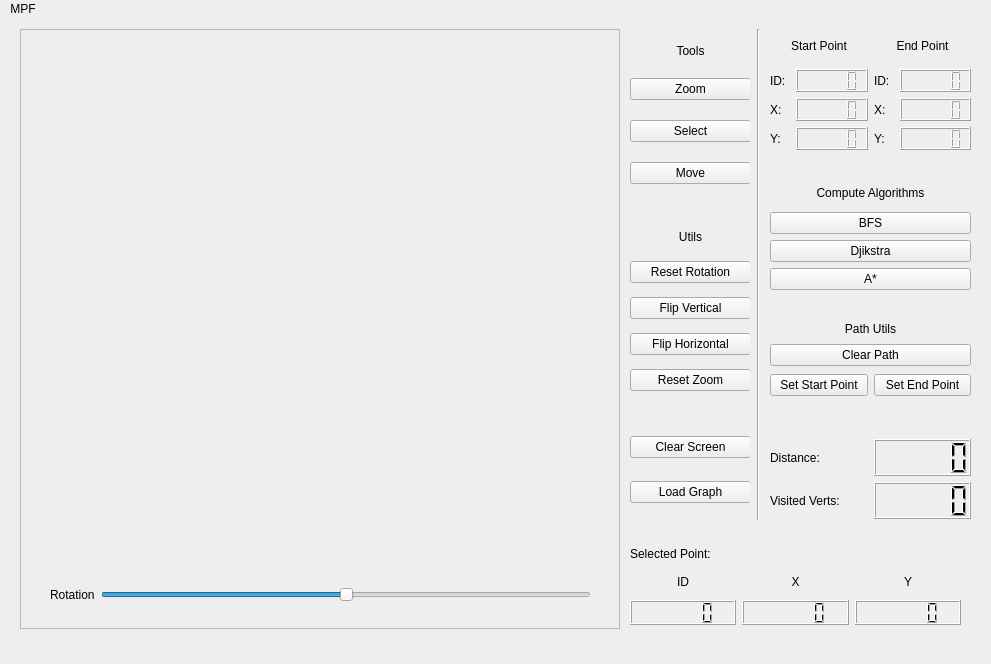
<?xml version="1.0" encoding="UTF-8"?>
<ui version="4.0">
 <class>MainWindow</class>
 <widget class="QMainWindow" name="MainWindow">
  <property name="geometry">
   <rect>
    <x>0</x>
    <y>0</y>
    <width>991</width>
    <height>664</height>
   </rect>
  </property>
  <property name="minimumSize">
   <size>
    <width>991</width>
    <height>664</height>
   </size>
  </property>
  <property name="maximumSize">
   <size>
    <width>991</width>
    <height>664</height>
   </size>
  </property>
  <property name="windowTitle">
   <string>MainWindow</string>
  </property>
  <property name="styleSheet">
   <string notr="true">background-color: rgb(238, 238, 238);
color: rgb(0, 0, 0);</string>
  </property>
  <widget class="QWidget" name="centralwidget">
   <widget class="QGraphicsView" name="graphicsView">
    <property name="geometry">
     <rect>
      <x>20</x>
      <y>10</y>
      <width>600</width>
      <height>600</height>
     </rect>
    </property>
   </widget>
   <widget class="QWidget" name="gridLayoutWidget">
    <property name="geometry">
     <rect>
      <x>630</x>
      <y>400</y>
      <width>121</width>
      <height>103</height>
     </rect>
    </property>
    <layout class="QGridLayout" name="gridLayout">
     <item row="2" column="0">
      <widget class="QPushButton" name="load_graph_button_2">
       <property name="toolTip">
        <string>&lt;html&gt;&lt;head/&gt;&lt;body&gt;&lt;p&gt;Loads all edge data as well&lt;/p&gt;&lt;/body&gt;&lt;/html&gt;</string>
       </property>
       <property name="styleSheet">
        <string notr="true">color: rgb(0, 0, 0);</string>
       </property>
       <property name="text">
        <string>Load Graph</string>
       </property>
      </widget>
     </item>
     <item row="0" column="0">
      <widget class="QPushButton" name="clear_screen_button">
       <property name="styleSheet">
        <string notr="true">color: rgb(0, 0, 0);</string>
       </property>
       <property name="text">
        <string>Clear Screen</string>
       </property>
      </widget>
     </item>
    </layout>
   </widget>
   <widget class="QWidget" name="verticalLayoutWidget_2">
    <property name="geometry">
     <rect>
      <x>630</x>
      <y>200</y>
      <width>121</width>
      <height>181</height>
     </rect>
    </property>
    <layout class="QVBoxLayout" name="verticalLayout_2">
     <item>
      <widget class="QLabel" name="label_3">
       <property name="maximumSize">
        <size>
         <width>16777215</width>
         <height>20</height>
        </size>
       </property>
       <property name="text">
        <string>Utils</string>
       </property>
       <property name="alignment">
        <set>Qt::AlignCenter</set>
       </property>
      </widget>
     </item>
     <item>
      <widget class="QPushButton" name="util_reset_rotation_button">
       <property name="text">
        <string>Reset Rotation</string>
       </property>
      </widget>
     </item>
     <item>
      <widget class="QPushButton" name="util_flip_vertical">
       <property name="text">
        <string>Flip Vertical</string>
       </property>
      </widget>
     </item>
     <item>
      <widget class="QPushButton" name="util_flip_horizontal">
       <property name="text">
        <string>Flip Horizontal</string>
       </property>
      </widget>
     </item>
     <item>
      <widget class="QPushButton" name="util_reset_zoom_button">
       <property name="text">
        <string>Reset Zoom</string>
       </property>
      </widget>
     </item>
    </layout>
   </widget>
   <widget class="QWidget" name="verticalLayoutWidget_3">
    <property name="geometry">
     <rect>
      <x>630</x>
      <y>10</y>
      <width>121</width>
      <height>171</height>
     </rect>
    </property>
    <layout class="QVBoxLayout" name="verticalLayout_3">
     <item>
      <widget class="QLabel" name="label_2">
       <property name="maximumSize">
        <size>
         <width>16777215</width>
         <height>15</height>
        </size>
       </property>
       <property name="styleSheet">
        <string notr="true">color: rgb(0, 0, 0);</string>
       </property>
       <property name="text">
        <string>Tools</string>
       </property>
       <property name="alignment">
        <set>Qt::AlignCenter</set>
       </property>
      </widget>
     </item>
     <item>
      <widget class="QPushButton" name="tool_zoom_button">
       <property name="styleSheet">
        <string notr="true">color: rgb(0, 0, 0);</string>
       </property>
       <property name="text">
        <string>Zoom</string>
       </property>
      </widget>
     </item>
     <item>
      <widget class="QPushButton" name="tool_select_button">
       <property name="styleSheet">
        <string notr="true">color: rgb(0, 0, 0);</string>
       </property>
       <property name="text">
        <string>Select</string>
       </property>
      </widget>
     </item>
     <item>
      <widget class="QPushButton" name="tool_move_button">
       <property name="styleSheet">
        <string notr="true">color: rgb(0, 0, 0);</string>
       </property>
       <property name="text">
        <string>Move</string>
       </property>
      </widget>
     </item>
    </layout>
   </widget>
   <widget class="QWidget" name="verticalLayoutWidget_4">
    <property name="geometry">
     <rect>
      <x>770</x>
      <y>10</y>
      <width>201</width>
      <height>121</height>
     </rect>
    </property>
    <layout class="QVBoxLayout" name="verticalLayout_4">
     <item>
      <layout class="QHBoxLayout" name="horizontalLayout_3">
       <item>
        <widget class="QLabel" name="label_11">
         <property name="text">
          <string>Start Point</string>
         </property>
         <property name="alignment">
          <set>Qt::AlignCenter</set>
         </property>
        </widget>
       </item>
       <item>
        <widget class="QLabel" name="label_10">
         <property name="text">
          <string>End Point</string>
         </property>
         <property name="alignment">
          <set>Qt::AlignCenter</set>
         </property>
        </widget>
       </item>
      </layout>
     </item>
     <item>
      <layout class="QGridLayout" name="gridLayout_2">
       <item row="3" column="1">
        <widget class="QLCDNumber" name="lcd_start_y">
         <property name="styleSheet">
          <string notr="true">background-color: rgb(239, 239, 239);</string>
         </property>
        </widget>
       </item>
       <item row="2" column="1">
        <widget class="QLCDNumber" name="lcd_start_x">
         <property name="styleSheet">
          <string notr="true">background-color: rgb(239, 239, 239);</string>
         </property>
        </widget>
       </item>
       <item row="2" column="0">
        <widget class="QLabel" name="label_5">
         <property name="text">
          <string>X:</string>
         </property>
        </widget>
       </item>
       <item row="2" column="2">
        <widget class="QLabel" name="label_8">
         <property name="text">
          <string>X:</string>
         </property>
        </widget>
       </item>
       <item row="3" column="0">
        <widget class="QLabel" name="label_6">
         <property name="text">
          <string>Y:</string>
         </property>
        </widget>
       </item>
       <item row="0" column="0">
        <widget class="QLabel" name="label_4">
         <property name="maximumSize">
          <size>
           <width>20</width>
           <height>16777215</height>
          </size>
         </property>
         <property name="text">
          <string>ID:</string>
         </property>
        </widget>
       </item>
       <item row="2" column="3">
        <widget class="QLCDNumber" name="lcd_end_x">
         <property name="styleSheet">
          <string notr="true">background-color: rgb(239, 239, 239);</string>
         </property>
        </widget>
       </item>
       <item row="0" column="3">
        <widget class="QLCDNumber" name="lcd_end_id">
         <property name="styleSheet">
          <string notr="true">background-color: rgb(239, 239, 239);</string>
         </property>
        </widget>
       </item>
       <item row="3" column="3">
        <widget class="QLCDNumber" name="lcd_end_y">
         <property name="styleSheet">
          <string notr="true">background-color: rgb(239, 239, 239);</string>
         </property>
        </widget>
       </item>
       <item row="0" column="1">
        <widget class="QLCDNumber" name="lcd_start_id">
         <property name="styleSheet">
          <string notr="true">background-color: rgb(239, 239, 239);</string>
         </property>
         <property name="lineWidth">
          <number>1</number>
         </property>
         <property name="segmentStyle">
          <enum>QLCDNumber::Filled</enum>
         </property>
        </widget>
       </item>
       <item row="3" column="2">
        <widget class="QLabel" name="label_9">
         <property name="text">
          <string>Y:</string>
         </property>
        </widget>
       </item>
       <item row="0" column="2">
        <widget class="QLabel" name="label_7">
         <property name="maximumSize">
          <size>
           <width>20</width>
           <height>16777215</height>
          </size>
         </property>
         <property name="text">
          <string>ID:</string>
         </property>
        </widget>
       </item>
      </layout>
     </item>
    </layout>
   </widget>
   <widget class="QWidget" name="verticalLayoutWidget">
    <property name="geometry">
     <rect>
      <x>770</x>
      <y>160</y>
      <width>201</width>
      <height>111</height>
     </rect>
    </property>
    <layout class="QVBoxLayout" name="verticalLayout">
     <item>
      <widget class="QLabel" name="label">
       <property name="styleSheet">
        <string notr="true">color: rgb(0, 0, 0);</string>
       </property>
       <property name="text">
        <string>Compute Algorithms</string>
       </property>
       <property name="alignment">
        <set>Qt::AlignCenter</set>
       </property>
      </widget>
     </item>
     <item>
      <widget class="QPushButton" name="algo_bfs_button">
       <property name="styleSheet">
        <string notr="true">color: rgb(0, 0, 0);</string>
       </property>
       <property name="text">
        <string>BFS</string>
       </property>
      </widget>
     </item>
     <item>
      <widget class="QPushButton" name="algo_djikstra_button">
       <property name="styleSheet">
        <string notr="true">color: rgb(0, 0, 0);</string>
       </property>
       <property name="text">
        <string>Djikstra</string>
       </property>
      </widget>
     </item>
     <item>
      <widget class="QPushButton" name="algo_astar_button">
       <property name="styleSheet">
        <string notr="true">color: rgb(0, 0, 0);</string>
       </property>
       <property name="text">
        <string>A*</string>
       </property>
      </widget>
     </item>
    </layout>
   </widget>
   <widget class="QLabel" name="label_12">
    <property name="geometry">
     <rect>
      <x>630</x>
      <y>520</y>
      <width>97</width>
      <height>29</height>
     </rect>
    </property>
    <property name="styleSheet">
     <string notr="true">color: rgb(0, 0, 0);</string>
    </property>
    <property name="text">
     <string>Selected Point:</string>
    </property>
   </widget>
   <widget class="QWidget" name="gridLayoutWidget_3">
    <property name="geometry">
     <rect>
      <x>770</x>
      <y>420</y>
      <width>201</width>
      <height>80</height>
     </rect>
    </property>
    <layout class="QGridLayout" name="gridLayout_3">
     <item row="0" column="1">
      <widget class="QLCDNumber" name="algo_distance_lcd"/>
     </item>
     <item row="1" column="1">
      <widget class="QLCDNumber" name="algo_visited_lcd"/>
     </item>
     <item row="0" column="0">
      <widget class="QLabel" name="label_16">
       <property name="styleSheet">
        <string notr="true">color: rgb(0, 0, 0);</string>
       </property>
       <property name="text">
        <string>Distance:</string>
       </property>
      </widget>
     </item>
     <item row="1" column="0">
      <widget class="QLabel" name="label_17">
       <property name="styleSheet">
        <string notr="true">color: rgb(0, 0, 0);</string>
       </property>
       <property name="text">
        <string>Visited Verts:</string>
       </property>
      </widget>
     </item>
    </layout>
   </widget>
   <widget class="QWidget" name="verticalLayoutWidget_5">
    <property name="geometry">
     <rect>
      <x>630</x>
      <y>550</y>
      <width>331</width>
      <height>56</height>
     </rect>
    </property>
    <layout class="QVBoxLayout" name="verticalLayout_5">
     <item>
      <layout class="QHBoxLayout" name="horizontalLayout_6">
       <item>
        <widget class="QLabel" name="label_15">
         <property name="styleSheet">
          <string notr="true">color: rgb(0, 0, 0);</string>
         </property>
         <property name="text">
          <string>ID</string>
         </property>
         <property name="alignment">
          <set>Qt::AlignCenter</set>
         </property>
        </widget>
       </item>
       <item>
        <widget class="QLabel" name="label_13">
         <property name="styleSheet">
          <string notr="true">color: rgb(0, 0, 0);</string>
         </property>
         <property name="text">
          <string>X</string>
         </property>
         <property name="alignment">
          <set>Qt::AlignCenter</set>
         </property>
        </widget>
       </item>
       <item>
        <widget class="QLabel" name="label_14">
         <property name="text">
          <string>Y</string>
         </property>
         <property name="alignment">
          <set>Qt::AlignCenter</set>
         </property>
        </widget>
       </item>
      </layout>
     </item>
     <item>
      <layout class="QHBoxLayout" name="horizontalLayout_5">
       <item>
        <widget class="QLCDNumber" name="lcd_selected_id">
         <property name="autoFillBackground">
          <bool>false</bool>
         </property>
         <property name="styleSheet">
          <string notr="true">background-color: rgb(239, 239, 239);
color: rgb(0, 0, 0);</string>
         </property>
        </widget>
       </item>
       <item>
        <widget class="QLCDNumber" name="lcd_selected_x">
         <property name="styleSheet">
          <string notr="true">color: rgb(0, 0, 0);
background-color: rgb(239, 239, 239);</string>
         </property>
        </widget>
       </item>
       <item>
        <widget class="QLCDNumber" name="lcd_selected_y">
         <property name="styleSheet">
          <string notr="true">color: rgb(0, 0, 0);
background-color: rgb(239, 239, 239);</string>
         </property>
        </widget>
       </item>
      </layout>
     </item>
    </layout>
   </widget>
   <widget class="QWidget" name="horizontalLayoutWidget">
    <property name="geometry">
     <rect>
      <x>50</x>
      <y>560</y>
      <width>541</width>
      <height>31</height>
     </rect>
    </property>
    <layout class="QHBoxLayout" name="horizontalLayout">
     <item>
      <widget class="QLabel" name="label_18">
       <property name="text">
        <string>Rotation</string>
       </property>
      </widget>
     </item>
     <item>
      <widget class="QSlider" name="horizontalSlider">
       <property name="minimum">
        <number>-180</number>
       </property>
       <property name="maximum">
        <number>180</number>
       </property>
       <property name="orientation">
        <enum>Qt::Horizontal</enum>
       </property>
      </widget>
     </item>
    </layout>
   </widget>
   <widget class="QWidget" name="verticalLayoutWidget_6">
    <property name="geometry">
     <rect>
      <x>770</x>
      <y>300</y>
      <width>201</width>
      <height>79</height>
     </rect>
    </property>
    <layout class="QVBoxLayout" name="verticalLayout_6">
     <item>
      <widget class="QLabel" name="label_19">
       <property name="maximumSize">
        <size>
         <width>16777215</width>
         <height>15</height>
        </size>
       </property>
       <property name="text">
        <string>Path Utils</string>
       </property>
       <property name="alignment">
        <set>Qt::AlignCenter</set>
       </property>
      </widget>
     </item>
     <item>
      <widget class="QPushButton" name="clear_path_button">
       <property name="text">
        <string>Clear Path</string>
       </property>
      </widget>
     </item>
     <item>
      <layout class="QHBoxLayout" name="horizontalLayout_4">
       <item>
        <widget class="QPushButton" name="set_start_button">
         <property name="text">
          <string>Set Start Point</string>
         </property>
        </widget>
       </item>
       <item>
        <widget class="QPushButton" name="set_end_button">
         <property name="styleSheet">
          <string notr="true">color: rgb(0, 0, 0);</string>
         </property>
         <property name="text">
          <string>Set End Point</string>
         </property>
        </widget>
       </item>
      </layout>
     </item>
    </layout>
   </widget>
   <widget class="Line" name="line">
    <property name="geometry">
     <rect>
      <x>750</x>
      <y>10</y>
      <width>16</width>
      <height>491</height>
     </rect>
    </property>
    <property name="orientation">
     <enum>Qt::Vertical</enum>
    </property>
   </widget>
  </widget>
  <widget class="QMenuBar" name="menubar">
   <property name="geometry">
    <rect>
     <x>0</x>
     <y>0</y>
     <width>991</width>
     <height>21</height>
    </rect>
   </property>
   <widget class="QMenu" name="menuMPF">
    <property name="title">
     <string>MPF</string>
    </property>
   </widget>
   <addaction name="menuMPF"/>
  </widget>
  <widget class="QStatusBar" name="statusbar"/>
 </widget>
 <resources/>
 <connections/>
</ui>
